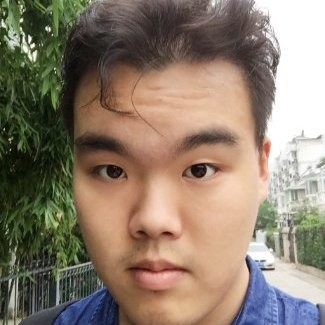
#> input picture website/imgs/jerry.jpg, 325 x 325 px
$ python -i imageutils.py   (imports and definitions only)   (older library calls are emulated)
#> lines starting #> are read from the running program, lines starting #| are printed output that depends on the picture
import numpy as np
import cv2
from skimage.exposure import rescale_intensity as rescale_int
import matplotlib.cm as cm
import SimpleITK as sitk

"""Different image utils."""

__author__ = 'Ken C. L. Wong'


# [93 lines left out: functions get_pad_crop_bound, pad_resize, pad_or_crop, not called in this run]


def reverse_pad_resize(image, output_size, hw_only=False, interpolator=sitk.sitkNearestNeighbor):
    """Reverses the process of pad_resize and returns the original sized image. This function is useful for resizing
    the CNN output mask to fit the original image.

    :param image: numpy array (hw, dhw, hwc or dhwc) or SimpleITK Image (xy or xyz).
    :param output_size: output size, (height, width) or (depth, height, width), usually the shape of the original
    image before pad_resize.
    :param hw_only: if True, only crop the height and width. Needs to be consistent with pad_resize.
    :param interpolator: SimpleITK interpolator. E.g. sitk.sitkNearestNeighbor, sitk.sitkLinear.
    :return the resized image with output_size.
    """
    if len(output_size) == 2:
        hw_only = False

    original_image = image

    # Remember image type for numpy array
    image_type = None
    if not isinstance(image, sitk.Image):
        image_type = image.dtype

    # Get input size in xy or xyz
    if isinstance(image, sitk.Image):
        input_size = image.GetSize()
    else:
        input_size = image.shape[::-1]
        if image.ndim == len(output_size) + 1:
            input_size = input_size[1:]

    # Get output size in xy or xyz
    output_size = output_size[::-1]

    # Resize and crop
    # Same size for all directions (2D, 3D)
    if np.unique(input_size).size == 1 and np.unique(output_size).size != 1 and not hw_only:
        size = np.ones(len(output_size)) * np.max(output_size)
        image = resize(image=image, output_size=size, interpolator=interpolator)
        lb, ub = get_pad_crop_bound(output_size)
        image = pad_or_crop(sitk.Crop, image, lb, ub)
    # Same size for height and width only (3D)
    elif np.unique(input_size[:2]).size == 1 and np.unique(output_size[:2]).size != 1:
        xy = output_size[:2]
        size = [output_size[2]] + list(np.ones(len(xy)) * np.max(xy))  # dhw
        image = resize(image=image, output_size=size, interpolator=interpolator)
        lb, ub = get_pad_crop_bound(xy)
        image = pad_or_crop(sitk.Crop, image, lb + [0], ub + [0])
    # Resize only
    else:
        image = resize(image=image, output_size=output_size[::-1], interpolator=interpolator)

    # Restore type
    if image_type is not None:
        image = get_array(image)
        image = np.asarray(image, dtype=image_type)

    # Make a copy if no change
    if original_image is image:
        if isinstance(image, sitk.Image):
            image = sitk.Cast(image, image.GetPixelID())
        else:
            image = image.copy()

    return image


# [240 lines left out: functions resize_by_spacing, resize, get_sitk_image, get_array, modify_size_channel, modify_size_channel_batch and 2 more, not called in this run]


class IntensityRescaleType(object):
    """Defining the enum for image intensity rescaling."""
    WINDOW = 0
    CLAHE = 1


# [55 lines left out: functions rescale_intensity, clahe, not called in this run]


def colormap_31():
    """Gets a colormap that has 31 independent colors from label 1 to 31."""
    cmap = np.concatenate([cm.tab20b_r(range(20)), cm.Set3_r(range(11))])
    return matplotlib_to_opencv_colormap(cmap)


def matplotlib_to_opencv_colormap(cmap, black_bg=True, unique_color=True):
    cmap = cmap * 255
    cmap = cmap[:, :3].astype(np.uint8)
    if unique_color:
        _, idx = np.unique(cmap, axis=0, return_index=True)
        cmap = cmap[np.sort(idx)]
    if black_bg:
        cmap = np.concatenate(([[0, 0, 0]], cmap))
    if len(cmap) < 256:
        cmap = np.concatenate((cmap, np.ones((256 - len(cmap), 3)) * 255))
    cmap = np.fliplr(cmap)
    cmap = np.array([cmap])
    return cmap


# [99 lines left out: functions map_label, label_overlay, slice_padding, not called in this run]

>>> import cv2
>>> picture = cv2.imread('../../../../website/imgs/jerry.jpg', cv2.IMREAD_GRAYSCALE)
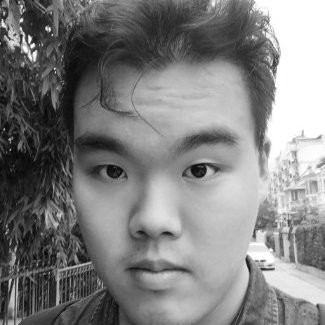
#> picture: shape (325, 325); min 3, max 255, mean 128.1
>>> result = reverse_pad_resize(picture, 'out.png')
#> (the run stopped early here; a loop or call above may not have finished)
